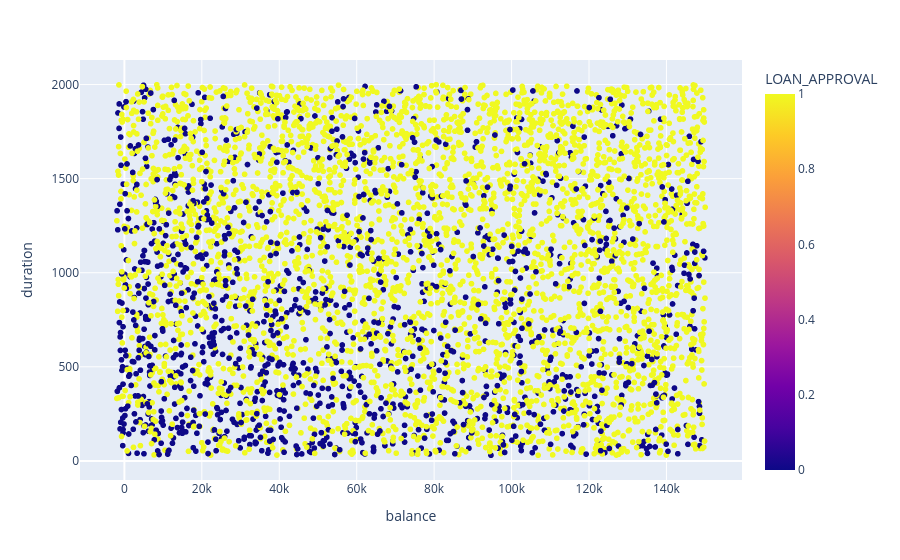

The cell this chart's notebook holds for it:
### Code cell
fig = px.scatter(df.sample(5000), x='balance', y='duration', color='LOAN_APPROVAL')
fig.show()

### Figure 1 — Plotly figure (JSON) as saved in the notebook; plotly's stock layout.template omitted (floating-point values rounded to 4 significant figures; data arrays with more than 128 entries replaced by an {"elided": "..."} marker saying what was removed)
{"data": [{"hovertemplate": "balance=%{x}<br>duration=%{y}<br>LOAN_APPROVAL=%{marker.color}<extra></extra>", "legendgroup": "", "marker": {"color": {"elided": "5000 int values"}, "coloraxis": "coloraxis", "symbol": "circle"}, "mode": "markers", "name": "", "showlegend": false, "type": "scattergl", "x": {"elided": "5000 int values"}, "xaxis": "x", "y": {"elided": "5000 int values"}, "yaxis": "y"}], "layout": {"coloraxis": {"colorbar": {"title": {"text": "LOAN_APPROVAL"}}, "colorscale": [[0, "#0d0887"], [0.1111, "#46039f"], [0.2222, "#7201a8"], [0.3333, "#9c179e"], [0.4444, "#bd3786"], [0.5556, "#d8576b"], [0.6667, "#ed7953"], [0.7778, "#fb9f3a"], [0.8889, "#fdca26"], [1, "#f0f921"]]}, "legend": {"tracegroupgap": 0}, "margin": {"t": 60}, "xaxis": {"anchor": "y", "domain": [0, 1], "title": {"text": "balance"}}, "yaxis": {"anchor": "x", "domain": [0, 1], "title": {"text": "duration"}}}}
